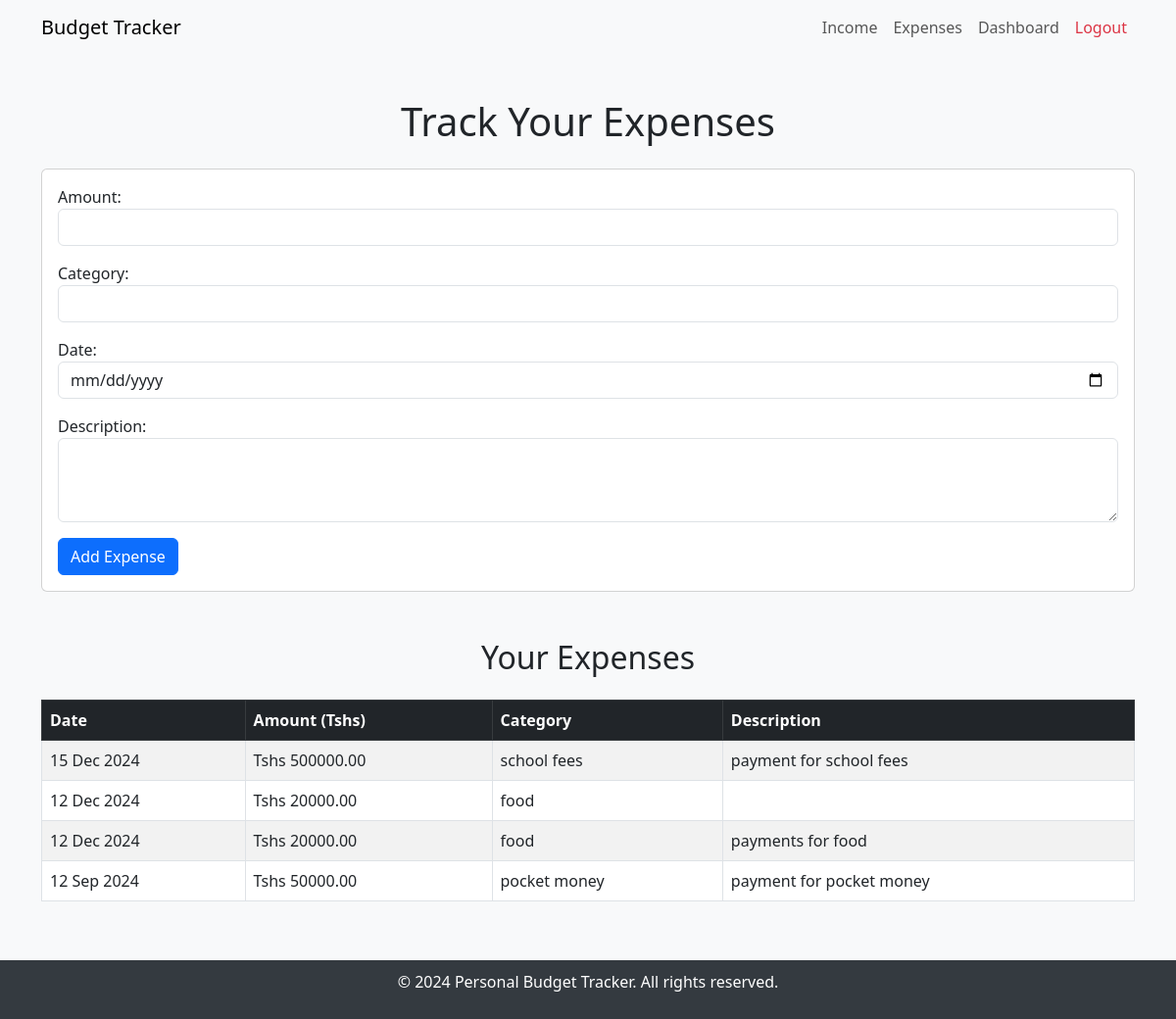
Screenshot of /expenses/ (signed in) with the database file from the repository.
### post/models.py (models this page shows, shortened)
class Expense(models.Model):
    user = models.ForeignKey(User, on_delete=models.CASCADE, related_name="expenses")
    amount = models.DecimalField(max_digits=10, decimal_places=2)
    category = models.CharField(max_length=50)
    date = models.DateField()
    description = models.TextField(blank=True, null=True)
    date_added = models.DateTimeField(auto_now_add=True)

### post/views.py (the view)
# urls.py: path('expenses/',views.expenses,name="expenses")
@login_required
def expenses(request):
    balance = request.session.get('balance', 0)  # Default to 0 if not set
    if request.method == 'POST':
        form = ExpenseForm(request.POST)
        if form.is_valid():
            expense = form.save(commit=False)
            user_income = Income.objects.filter(user=request.user).aggregate(total=Sum('amount'))['total'] or 0
            user_expenses = Expense.objects.filter(user=request.user).aggregate(total=Sum('amount'))['total'] or 0
            current_balance = user_income - user_expenses
            if expense.amount > current_balance:
                messages.error(request, 'You have insufficient funds for this expense! Your balance is Tshs {:.2f}.'.format(current_balance))
                return redirect('expenses')
            expense.user = request.user
            expense.save()
            messages.success(request, 'Expense recorded successfully.')
            return redirect('expenses')
    else:
        form = ExpenseForm()
    expenses = Expense.objects.filter(user=request.user).order_by('-date')
    return render(request, 'expenses.html', {
        'form': form,
        'expenses': expenses,
        'balance': balance  # Pass the balance to the template
    })

### post/forms.py
class ExpenseForm(forms.ModelForm):
    class Meta:
        model = Expense
        fields = ['amount', 'category', 'date', 'description']
        widgets = {
            'amount': forms.NumberInput(attrs={'class': 'form-control'}),
            'category': forms.TextInput(attrs={'class': 'form-control'}),
            'date': forms.DateInput(attrs={'type': 'date', 'class': 'form-control'}),
            'description': forms.Textarea(attrs={'class': 'form-control', 'rows': 3}),
        }

### templates/expenses.html (shortened to what this page needs)
<!DOCTYPE html>
<html lang="en">
  <head>
    <link
      href="https://cdn.jsdelivr.net/npm/bootstrap@5.3.0-alpha1/dist/css/bootstrap.min.css"
      rel="stylesheet"
    />
  </head>
  <body>
    <nav class="navbar navbar-expand-lg navbar-light bg-light">
      <div class="container">
        <a class="navbar-brand" href="#">Budget Tracker</a>
        <div class="collapse navbar-collapse" id="navbarNav">
          <ul class="navbar-nav ms-auto">
            <li class="nav-item">
              <a class="nav-link" href="{% url 'income' %}">Income</a>
            </li>
            <li class="nav-item">
              <a class="nav-link" href="{% url 'expenses' %}">Expenses</a>
            </li>
            <li class="nav-item">
              <a class="nav-link" href="{% url 'dashboard' %}">Dashboard</a>
            </li>
            <li class="nav-item">
              <a class="nav-link text-danger" href="{% url 'logout' %}"
                >Logout</a
              >
            </li>
          </ul>
        </div>
      </div>
    </nav>
    <div class="container py-4">
      <h1>Track Your Expenses</h1>
      <div class="card mt-4">
        <div class="card-body">
          <form method="post">
            {% csrf_token %} {{ form.as_p }}
            <button type="submit" class="btn btn-primary">Add Expense</button>
          </form>
        </div>
      </div>
      <h2 class="mt-5">Your Expenses</h2>
      <div class="table-responsive">
        <table class="table table-striped table-bordered mt-3">
          <thead class="table-dark">
            <tr>
              <th>Date</th>
              <th>Amount (Tshs)</th>
              <th>Category</th>
              <th>Description</th>
            </tr>
          </thead>
          <tbody>
            {% if expenses %} {% for expense in expenses %}
            <tr>
              <td>{{ expense.date|date:"d M Y" }}</td>
              <td>Tshs {{ expense.amount|floatformat:2 }}</td>
              <td>{{ expense.category }}</td>
              <td>{{ expense.description }}</td>
            </tr>
            {% endfor %} {% endif %}
          </tbody>
        </table>
      </div>
    </div>
    <footer>
      <div class="container">
        <p>&copy; 2024 Personal Budget Tracker. All rights reserved.</p>
      </div>
    </footer>
  </body>
</html>

### templates/expenses.html (style rules this page uses)
body { background-color: #f8f9fa; }
h1, h2 { text-align: center; margin-top: 20px; }
footer { background-color: #343a40; color: white; padding: 10px 0; text-align: center; margin-top: 20px; }

### rows the page displays
Expense: date "15 Dec 2024", amount "500000.00", category "school fees", description "payment for school fees"
Expense: date "12 Dec 2024", amount "20000.00", category "food"
Expense: date "12 Dec 2024", amount "20000.00", category "food", description "payments for food"
Expense: date "12 Sep 2024", amount "50000.00", category "pocket money", description "payment for pocket money"
